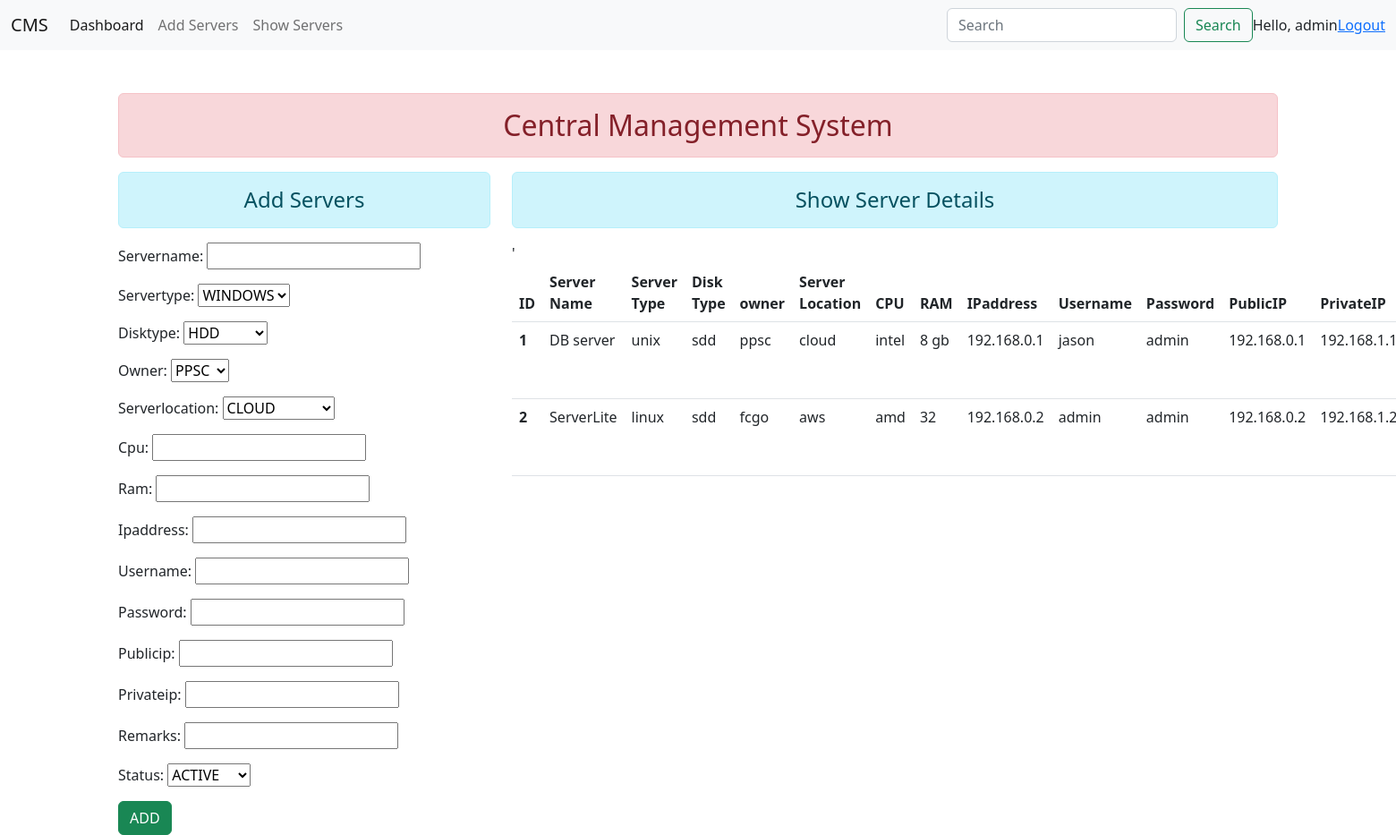
The app's page / (signed in) with its own data.
### servers/models.py (models this page shows)
class ServerDetails(models.Model):
    servername = models.CharField(max_length=250, unique=True)
    servertype_choices = (
        ('windows','WINDOWS'),
        ('linux', 'LINUX'),
        ('mac','MAC'),
        ('unix','UNIX'),
    )
    servertype = models.CharField(max_length=250, choices = servertype_choices, default= 'windows')
    disktype_choices = (
        ('hdd','HDD'),
        ('sdd','SDD'),
        ('san disk','SAN DISK'),
    )
    disktype = models.CharField(max_length=250, choices= disktype_choices, default='hdd')
    owner_choice = (
        ('ppsc','PPSC'),
        ('fcgo','FCGO'),
    )
    owner = models.CharField(max_length=250, choices= owner_choice, default='ppsc')
    location_choices = (
        ('cloud','CLOUD'),
        ('standalone','STANDALONE'),
        ('aws','AWS'),
        ('azure','AZURE'),
    )
    serverlocation = models.CharField(max_length=250, choices = location_choices, default='cloud')
    cpu = models.CharField(max_length=250)
    ram = models.CharField(max_length=250)
    ipaddress = models.CharField(max_length=250,unique = True)
    username = models.CharField(max_length=250, unique = True)
    password = models.CharField(max_length=250)
    publicip = models.CharField(max_length=250,unique= True)
    privateip = models.CharField(max_length=250,unique= True)
    remarks = models.CharField(max_length=250, null=True , blank= True)
    status_choices = (
        ('active','ACTIVE'),
        ('inactive','INACTIVE'),
    )
    status = models.CharField(max_length=250, choices= status_choices, default='active' )

### servers/views.py (the view)
# urls.py: path('', views.add_show, name="addandshow"),
@login_required(login_url='login')
def add_show(request):
    if request.method == 'POST':
        fm = ServerDetailsForm(request.POST)
        if fm.is_valid():
            fm.save()
            fm = ServerDetailsForm()
    else:
        fm = ServerDetailsForm()
    show_servers = ServerDetails.objects.all()
    return render(request, 'addandshow.html', {'form':fm , 'show': show_servers})

### servers/forms.py
class ServerDetailsForm(forms.ModelForm):
    class Meta:
        model = ServerDetails
        fields = "__all__"

### templates/addandshow.html (shortened to what this page needs)
{% extends 'base.html' %}
{% block content %}
<div class="row">
    <div class="col-sm-4">
        <h4 class="text-center alert alert-info">Add Servers</h4>
        <form action="" method="POST">
        {{ form.as_p }}
        <input type="submit" class="btn btn-success" value="ADD">
        </form>
    </div>
    <div class="col-sm-8">
        <h4 class="text-center alert alert-info">Show Server Details</h4>
        {% if show %}
            <table class="table table-hover">
                <thead>
                    <tr>
                      <th scope="col">ID</th>
                      <th scope="col">Server Name</th>
                      <th scope="col">Server Type</th>
                      <th scope="col">Disk Type</th>
                      <th scope="col">owner</th>
                      <th scope="col">Server Location</th>
                      <th scope="col">CPU</th>
                      <th scope="col">RAM</th>
                      <th scope="col">IPaddress</th>
                      <th scope="col">Username</th>
                      <th scope="col">Password</th>
                      <th scope="col">PublicIP</th>
                      <th scope="col">PrivateIP</th>
                    </tr>
                  </thead>
                  <tbody>
                        {% for sh in show %}
                    <tr>
                        <th scope="row">{{sh.id}}</th>
                        <td>{{sh.servername}}</td>
                        <td>{{sh.servertype}}</td>
                        <td>{{sh.disktype}}</td>
                        <td>{{sh.owner}}</td>
                        <td>{{sh.serverlocation}}</td>
                        <td>{{sh.cpu}}</td>
                        <td>{{sh.ram}}</td>
                        <td>{{sh.ipaddress}}</td>
                        <td>{{sh.username}}</td>
                        <td>{{sh.password}}</td>
                        <td>{{sh.publicip}}</td>
                        <td>{{sh.privateip}}</td>
                    </tr>
                        {% endfor %}
                  </tbody>
            </table>
        {% else %}
            <h4 class="text-center alert alert-warning">No Records </h4>
        {% endif %}
    </div>
</div>
{% endblock %}

### templates/base.html (shortened to what this page needs)
<!DOCTYPE html>
<html lang="en">
<head>
    <link href="https://cdn.jsdelivr.net/npm/bootstrap@5.2.0-beta1/dist/css/bootstrap.min.css" rel="stylesheet">
</head>
<body>
    <nav class="navbar navbar-expand-lg bg-light">
        <div class="container-fluid">
          <a class="navbar-brand" href="#">CMS</a>
          <div class="collapse navbar-collapse" id="navbarSupportedContent">
            <ul class="navbar-nav me-auto mb-2 mb-lg-0">
              <li class="nav-item">
                <a class="nav-link active" aria-current="page" href="{% url 'addandshow' %}">Dashboard</a>
              </li>
              <li class="nav-item">
                <a class="nav-link" href="{% url 'addserver' %}">Add Servers</a>
              </li>
              <li class="nav-item">
                <a class="nav-link" href="{% url 'showserver' %}">Show Servers</a>
              </li>
            </ul>
            <form class="d-flex" role="search">
              <input class="form-control me-2" type="search" placeholder="Search" aria-label="Search">
              <button class="btn btn-outline-success" type="submit">Search</button>
            </form>
            <span>Hello, {{request.user}}</span>
            <span><a href="{% url 'logout' %}">Logout</a></span>
          </div>
        </div>
    </nav>
    <div class="container mt-5">
        <h2 class="text-center alert alert-danger"> Central Management System</h2>
        {% block content %}
        {% endblock %}
    </div>
</body>
</html>

### records on screen
ServerDetails: id "1", servername "DB server", servertype "unix", disktype "sdd", owner "ppsc", serverlocation "cloud", cpu "intel", ram "8 gb", ipaddress "192.168.0.1", username "jason", password "admin", publicip "192.168.0.1", privateip "192.168.1.1"
ServerDetails: id "2", servername "ServerLite", servertype "linux", disktype "sdd", owner "fcgo", serverlocation "aws", cpu "amd", ram "32", ipaddress "192.168.0.2", username "admin", password "admin", publicip "192.168.0.2", privateip "192.168.1.2"

### other values on screen
{{ request.user }} "admin"
